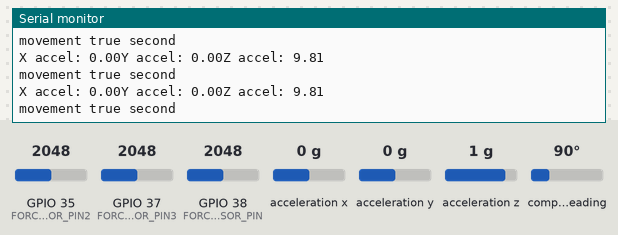
This sketch was run on a simulated ESP32. Parts: the last lines printed to the serial monitor. Inputs (shaded band) come from the test bench; at power-on: acceleration x 0 g, GPIO 35 (FORCE_SENSOR_PIN2) = 2048, GPIO 37 (FORCE_SENSOR_PIN3) = 2048, GPIO 38 (FORCE_SENSOR_PIN) = 2048, acceleration y 0 g, acceleration z 1 g, compass heading 90°. Nothing arrives over Bluetooth unless stated.

Above: at 2.2 s.
2.3 s: acceleration x set to -1.4 g
At 2.72 s:
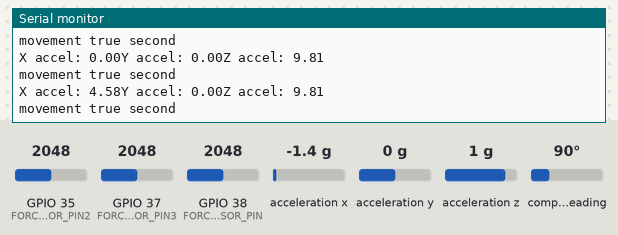
3.8 s: GPIO 35 (FORCE_SENSOR_PIN2) set to 1360
At 6.35 s:
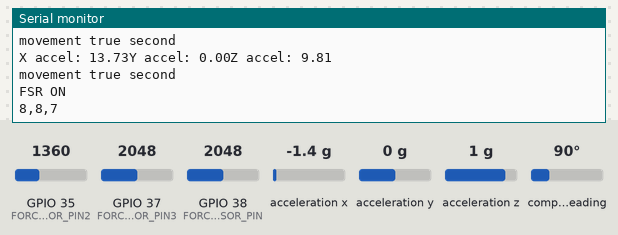
6.8 s: GPIO 37 (FORCE_SENSOR_PIN3) set to 1360
At 7.56 s:
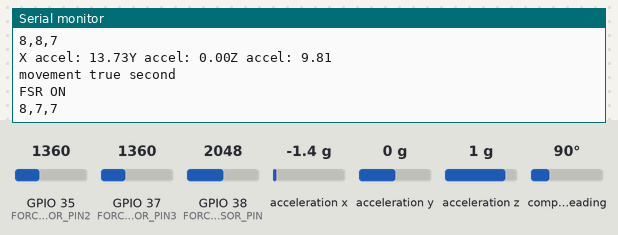
8.3 s: GPIO 38 (FORCE_SENSOR_PIN) set to 1360
At 9.38 s:
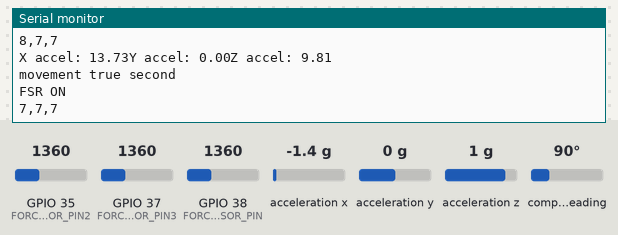
9.8 s: acceleration y set to -1.4 g
11.3 s: acceleration z set to -1.4 g
Timing chart, 0 to 13.8 s (numbered marks = the images above; inputs shaded):
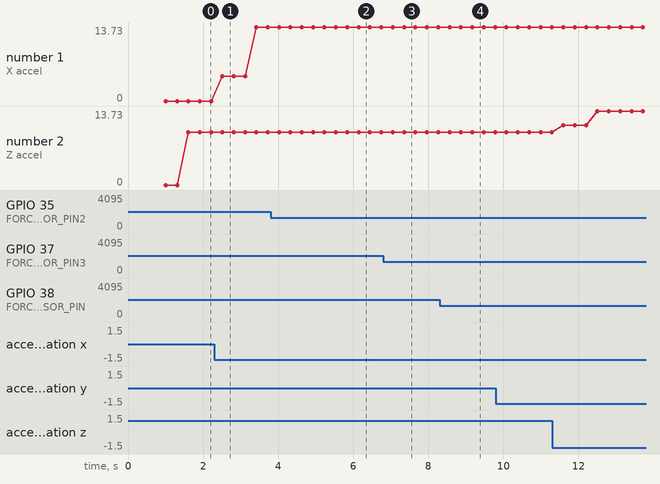

The sketch:

arduinocode.ino
```cpp
//FSR imports
#include <Wire.h>
#include "BluetoothSerial.h"

#define FORCE_SENSOR_PIN 38 // ESP32 pin GIOP36 (ADC0): the FSR and 10K pulldown are connected to A0
#define FORCE_SENSOR_PIN2 35 // ESP32 pin GIOP36 (ADC0): the FSR and 10K pulldown are connected to A0
#define FORCE_SENSOR_PIN3 37 // ESP32 pin GIOP36 (ADC0): the FSR and 10K pulldown are connected to A0

//#define FORCE_SENSOR_PIN 38 // ESP32 pin GIOP36 (ADC0): the FSR and 10K pulldown are connected to A0

//BNO055 imports
#include <Adafruit_Sensor.h>
#include <Adafruit_BNO055.h>
#include <utility/imumaths.h>

#if !defined(CONFIG_BT_ENABLED) || !defined(CONFIG_BLUEDROID_ENABLED)
#error Bluetooth is not enabled! Please run `make menuconfig` to and enable it
#endif
BluetoothSerial SerialBT;
int readings[] = {0, 0, 0};
int ranges[] = {0, 0, 0};
long randNumber;
int counter = 0;
int total = 0;
int total3 = 0;
int total2 = 0;
int temp;
int currentMillis = millis();
int startMillis = millis();


#define BNO055_SAMPLERATE_DELAY_MS (1000)
float x_accel_f = 0;
float y_accel_f = 0;
float z_accel_f = 0;
float x_accel = 0;
float y_accel = 0;
float z_accel = 0;
float time_change = 0;
int stime = 0;
int crtime = 0;
bool walking = false;
bool cstate = false;
bool movement = false;
int cnt = 0;
Adafruit_BNO055 bno = Adafruit_BNO055(55);


void setup() {
  // put your setup code here, to run once:
  Serial.begin(115200);
  SerialBT.begin("ESP32test"); //Bluetooth device name
  Serial.println("The device started, now you can pair it with bluetooth!");
  IMU_setup();
}

void IMU_setup() {
  Wire.begin();
  if (!bno.begin())
  {
    /* There was a problem detecting the BNO055 ... check your connections */
    Serial.print("Ooops, no BNO055 detected ... Check your wiring or I2C ADDR!");
    while (1);
  }
  delay(1000);
  bno.setExtCrystalUse(true);
}

void loop() {
  //  initializing sensors
  imu::Vector<3> accel_value = bno.getVector(Adafruit_BNO055::VECTOR_ACCELEROMETER);
  int analogReading = analogRead(FORCE_SENSOR_PIN);
  int analogReading2 = analogRead(FORCE_SENSOR_PIN2);
  int analogReading3 = analogRead(FORCE_SENSOR_PIN3);

  //filter for IMU
  cnt ++;
  x_accel += abs(accel_value.x());
  y_accel += abs(accel_value.y());
  z_accel += abs(accel_value.z());

  if (cnt > 2) {
    x_accel_f = x_accel / 3;
    y_accel_f = y_accel / 3;
    z_accel_f = z_accel / 3;
    x_accel = 0;
    y_accel = 0;
    z_accel = 0;
    cnt = 0;
  }
  Serial.print("X accel: ");
  Serial.print(x_accel_f);
  Serial.print("Y accel: ");
  Serial.print(y_accel_f);
  Serial.print("Z accel: ");
  Serial.println(z_accel_f);
//  if (movement == false && (z_accel_f > 3.0 || x_accel_f > 1.7 ||y_accel_f > 10.1 || y_accel_f < 8.9 )) {
    if (movement == false && (x_accel_f > 1.1 || y_accel_f > 10.1 || y_accel_f < 8.9 || z_accel_f > 2.4)) {
    stime = millis();
    movement = true;
    Serial.println("movement true first");
//    Serial.println("FSR OFF");
  }
    if (movement == true && (x_accel_f > 1.1 || y_accel_f > 10.1 || y_accel_f < 8.9 || z_accel_f > 2.4)) {
    crtime = millis();
    Serial.println("movement true second");
//    Serial.println("FSR OFF");
    if (crtime - stime > 5000) {
      walking = true;
      Serial.println("FSR ON");
    }
  } else {
    movement = false;
    walking = false;
  }

  //  logic for moving average filer for FSR
  counter ++;
  total += analogReading;
  total2 += analogReading2;
  total3 += analogReading3;
  //a window greater than 2 slows down the
  //code and will not enough data points
  if (counter > 1) {
    readings[0] = total / 2;
    readings[1] = total2 / 2;
    readings[2] = total3 / 2;
    total = 0;
    total2 = 0;
    total3 = 0;
    counter = 0;
  }


  for (int thisFSR = 0; thisFSR < 3; thisFSR++) {
    if (readings[thisFSR] < 10) {      // from 0 to 9
      ranges[thisFSR] = 0;
    }
    else if  (readings[thisFSR] < 200) { // from 10 to 199
      ranges[thisFSR] = 1;
    }
    else if (readings[thisFSR] < 400) {// from 200 to 399
      ranges[thisFSR] = 2;

    } else if (readings[thisFSR] < 600) { // from 400 to 699
      ranges[thisFSR] = 3;
    }
    else if (readings[thisFSR] < 800) { // from 700 to 799
      ranges[thisFSR] = 4;
    }
    else if (readings[thisFSR] < 1000) { // from 700 to 799
      ranges[thisFSR] = 5;
    }
    else if (readings[thisFSR] < 1200) { // from 700 to 799
      ranges[thisFSR] = 6;
    }
    else if (readings[thisFSR] < 1400) { // from 700 to 799
      ranges[thisFSR] = 7;
    }
    else { // from 800 to 1023
//      Serial.println(readings[thisFSR]);
      ranges[thisFSR] = 8;
    }
  }
//  Serial.print("FSR1");
//  Serial.println(ranges[0]);
//  Serial.print("FSR2");
//  Serial.println(ranges[1]);
//  Serial.print("FSR3");
//  Serial.println(ranges[2]);

  if (walking == true) {
    SerialBT.print(ranges[0]);
    SerialBT.print(",");
    SerialBT.print(ranges[2]);
    SerialBT.print(",");
    SerialBT.println(ranges[1]);

//    SerialBT.println(filtered_reading);

//    Serial.print("FSR1");
    Serial.print(ranges[0]);
    Serial.print(",");
    Serial.print(ranges[2]);
    Serial.print(",");
    Serial.println(ranges[1]);
  }
  currentMillis = millis();
  temp = currentMillis - startMillis;
  //  Serial.println(temp);
  //  if (temp > 10000){
  //    delay(10000);
  //    startMillis = millis();
  //  }

  delay(300);
  }
```

Measured:
- after the input at 2.3 s, the serial monitor: prints a new line after 0.21 s (image 1)
- after the input at 3.8 s, the serial monitor: prints a new line after 2.3 s (image 2)
- after the input at 6.8 s, the serial monitor: prints a new line after 0.55 s (image 3)
- after the input at 8.3 s, the serial monitor: prints a new line after 0.87 s (image 4)
- plotted number 1: 0 → 13.73 after the input at 2.3 s
